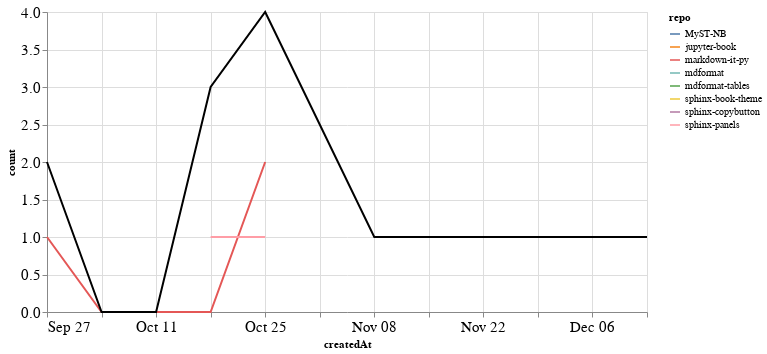

The cell this chart's notebook holds for it:
### Markdown cell above
### PRs

### Code cell
prs_time = prs.groupby('repo').resample('W', on='createdAt').count()['author'].reset_index()
prs_time = prs_time.rename(columns={'author': 'count'})
prs_time_total = prs_time.groupby('createdAt').agg({"count": "sum"}).reset_index()

ch1 = alt.Chart(prs_time, width=600).mark_line().encode(
    x='createdAt',
    y='count',
    color='repo',
    tooltip="repo"
)

ch2 = alt.Chart(prs_time_total, width=600).mark_line(color="black").encode(
    x='createdAt',
    y='count',
)

ch1 + ch2

### Figure 1 — Vega-Lite specification as saved in the notebook (floating-point values rounded to 4 significant figures)
{"config": {"axisLeft": {"labelFontSize": 15}, "axisBottom": {"labelFontSize": 15}}, "layer": [{"data": {"name": "data-73741f8867e7d5d40e9ed427e7bbf7c0"}, "mark": "line", "encoding": {"color": {"type": "nominal", "field": "repo"}, "tooltip": {"type": "nominal", "field": "repo"}, "x": {"type": "temporal", "field": "createdAt"}, "y": {"type": "quantitative", "field": "count"}}, "width": 600}, {"data": {"name": "data-da5a31a399ace86fe1f5f3840e650baf"}, "mark": {"type": "line", "color": "black"}, "encoding": {"x": {"type": "temporal", "field": "createdAt"}, "y": {"type": "quantitative", "field": "count"}}, "width": 600}], "$schema": "https://vega.github.io/schema/vega-lite/v4.8.1.json", "datasets": {"data-73741f8867e7d5d40e9ed427e7bbf7c0": [{"repo": "MyST-NB", "createdAt": "2020-10-18T00:00:00", "count": 1}, {"repo": "jupyter-book", "createdAt": "2020-10-18T00:00:00", "count": 1}, {"repo": "markdown-it-py", "createdAt": "2020-09-27T00:00:00", "count": 1}, {"repo": "markdown-it-py", "createdAt": "2020-10-04T00:00:00", "count": 0}, {"repo": "markdown-it-py", "createdAt": "2020-10-11T00:00:00", "count": 0}, {"repo": "markdown-it-py", "createdAt": "2020-10-18T00:00:00", "count": 0}, {"repo": "markdown-it-py", "createdAt": "2020-10-25T00:00:00", "count": 2}, {"repo": "mdformat", "createdAt": "2020-09-27T00:00:00", "count": 1}, {"repo": "mdformat-tables", "createdAt": "2020-12-13T00:00:00", "count": 1}, {"repo": "sphinx-book-theme", "createdAt": "2020-10-25T00:00:00", "count": 1}, {"repo": "sphinx-copybutton", "createdAt": "2020-11-08T00:00:00", "count": 1}, {"repo": "sphinx-panels", "createdAt": "2020-10-18T00:00:00", "count": 1}, {"repo": "sphinx-panels", "createdAt": "2020-10-25T00:00:00", "count": 1}], "data-da5a31a399ace86fe1f5f3840e650baf": [{"createdAt": "2020-09-27T00:00:00", "count": 2}, {"createdAt": "2020-10-04T00:00:00", "count": 0}, {"createdAt": "2020-10-11T00:00:00", "count": 0}, {"createdAt": "2020-10-18T00:00:00", "count": 3}, {"createdAt": "2020-10-25T00:00:00", "count": 4}, {"createdAt": "2020-11-08T00:00:00", "count": 1}, {"createdAt": "2020-12-13T00:00:00", "count": 1}]}}
